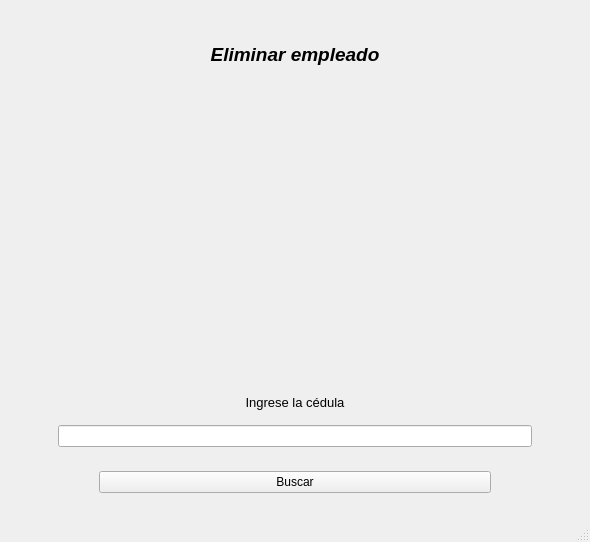
<?xml version="1.0" encoding="UTF-8"?>
<ui version="4.0">
 <class>MainWindow</class>
 <widget class="QMainWindow" name="MainWindow">
  <property name="geometry">
   <rect>
    <x>0</x>
    <y>0</y>
    <width>590</width>
    <height>542</height>
   </rect>
  </property>
  <property name="windowTitle">
   <string>MainWindow</string>
  </property>
  <property name="styleSheet">
   <string notr="true">QFrame{border:none;}</string>
  </property>
  <widget class="QWidget" name="centralwidget">
   <layout class="QVBoxLayout" name="verticalLayout_4">
    <item>
     <layout class="QVBoxLayout" name="verticalLayout_3" stretch="2,6,2">
      <item>
       <widget class="QLabel" name="label_3">
        <property name="minimumSize">
         <size>
          <width>0</width>
          <height>53</height>
         </size>
        </property>
        <property name="text">
         <string>&lt;html&gt;&lt;head/&gt;&lt;body&gt;&lt;p align=&quot;center&quot;&gt;&lt;span style=&quot; font-size:14pt; font-weight:600; font-style:italic;&quot;&gt;Eliminar empleado&lt;/span&gt;&lt;/p&gt;&lt;/body&gt;&lt;/html&gt;</string>
        </property>
       </widget>
      </item>
      <item>
       <widget class="QFrame" name="frame_3">
        <property name="frameShape">
         <enum>QFrame::StyledPanel</enum>
        </property>
        <property name="frameShadow">
         <enum>QFrame::Raised</enum>
        </property>
        <layout class="QHBoxLayout" name="horizontalLayout_2">
         <property name="leftMargin">
          <number>80</number>
         </property>
         <property name="rightMargin">
          <number>80</number>
         </property>
         <item>
          <widget class="QFrame" name="frame_4">
           <property name="frameShape">
            <enum>QFrame::StyledPanel</enum>
           </property>
           <property name="frameShadow">
            <enum>QFrame::Raised</enum>
           </property>
           <layout class="QHBoxLayout" name="horizontalLayout_3">
            <item>
             <widget class="QLabel" name="label">
              <property name="maximumSize">
               <size>
                <width>100</width>
                <height>100</height>
               </size>
              </property>
              <property name="text">
               <string/>
              </property>
              <property name="pixmap">
               <pixmap>../images/close.png</pixmap>
              </property>
              <property name="scaledContents">
               <bool>true</bool>
              </property>
              <property name="alignment">
               <set>Qt::AlignCenter</set>
              </property>
             </widget>
            </item>
           </layout>
          </widget>
         </item>
        </layout>
       </widget>
      </item>
      <item>
       <layout class="QVBoxLayout" name="verticalLayout_2">
        <property name="spacing">
         <number>50</number>
        </property>
        <item>
         <widget class="QFrame" name="frame">
          <property name="frameShape">
           <enum>QFrame::StyledPanel</enum>
          </property>
          <property name="frameShadow">
           <enum>QFrame::Raised</enum>
          </property>
          <layout class="QVBoxLayout" name="verticalLayout">
           <property name="leftMargin">
            <number>40</number>
           </property>
           <property name="rightMargin">
            <number>40</number>
           </property>
           <item>
            <widget class="QLabel" name="label_4">
             <property name="text">
              <string>&lt;html&gt;&lt;head/&gt;&lt;body&gt;&lt;p align=&quot;center&quot;&gt;&lt;span style=&quot; font-size:10pt;&quot;&gt;Ingrese la cédula&lt;/span&gt;&lt;/p&gt;&lt;/body&gt;&lt;/html&gt;</string>
             </property>
            </widget>
           </item>
           <item>
            <widget class="QFrame" name="frame_2">
             <property name="frameShape">
              <enum>QFrame::StyledPanel</enum>
             </property>
             <property name="frameShadow">
              <enum>QFrame::Raised</enum>
             </property>
             <layout class="QHBoxLayout" name="horizontalLayout">
              <item>
               <widget class="QLineEdit" name="ingrese_cedula"/>
              </item>
             </layout>
            </widget>
           </item>
           <item>
            <widget class="QFrame" name="frame_5">
             <property name="frameShape">
              <enum>QFrame::StyledPanel</enum>
             </property>
             <property name="frameShadow">
              <enum>QFrame::Raised</enum>
             </property>
             <layout class="QHBoxLayout" name="horizontalLayout_4">
              <property name="leftMargin">
               <number>50</number>
              </property>
              <property name="rightMargin">
               <number>50</number>
              </property>
              <item>
               <widget class="QPushButton" name="budcar_btn">
                <property name="text">
                 <string>Buscar</string>
                </property>
               </widget>
              </item>
             </layout>
            </widget>
           </item>
          </layout>
         </widget>
        </item>
       </layout>
      </item>
     </layout>
    </item>
   </layout>
  </widget>
  <widget class="QStatusBar" name="statusbar"/>
 </widget>
 <resources/>
 <connections/>
</ui>
